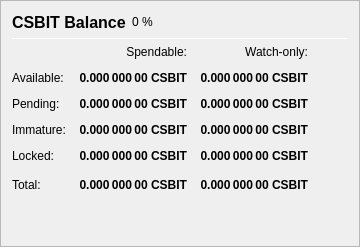
                   <widget class="QFrame" name="frame_Balances">
                    <property name="frameShape">
                     <enum>QFrame::StyledPanel</enum>
                    </property>
                    <property name="frameShadow">
                     <enum>QFrame::Raised</enum>
                    </property>
                    <layout class="QVBoxLayout" name="verticalLayout_4">
                     <item>
                      <layout class="QHBoxLayout" name="horizontalLayout_4">
                       <item>
                        <widget class="QLabel" name="label_5">
                         <property name="minimumSize">
                          <size>
                           <width>0</width>
                           <height>20</height>
                          </size>
                         </property>
                         <property name="font">
                          <font>
                           <pointsize>12</pointsize>
                           <weight>75</weight>
                           <bold>true</bold>
                          </font>
                         </property>
                         <property name="text">
                          <string>CSBIT Balance</string>
                         </property>
                        </widget>
                       </item>
                       <item>
                        <widget class="QLabel" name="labelCSBITPercent">
                         <property name="text">
                          <string notr="true">0 %</string>
                         </property>
                        </widget>
                       </item>
                       <item>
                        <spacer name="horizontalSpacer_3">
                         <property name="orientation">
                          <enum>Qt::Horizontal</enum>
                         </property>
                         <property name="sizeHint" stdset="0">
                          <size>
                           <width>40</width>
                           <height>20</height>
                          </size>
                         </property>
                        </spacer>
                       </item>
                      </layout>
                     </item>
                     <item>
                      <widget class="Line" name="line_Balance">
                       <property name="minimumSize">
                        <size>
                         <width>0</width>
                         <height>1</height>
                        </size>
                       </property>
                       <property name="maximumSize">
                        <size>
                         <width>16777215</width>
                         <height>1</height>
                        </size>
                       </property>
                       <property name="orientation">
                        <enum>Qt::Horizontal</enum>
                       </property>
                      </widget>
                     </item>
                     <item>
                      <layout class="QGridLayout" name="gridLayout">
                       <property name="spacing">
                        <number>12</number>
                       </property>
                       <item row="0" column="1">
                        <widget class="QLabel" name="labelSpendable">
                         <property name="text">
                          <string>Spendable:</string>
                         </property>
                         <property name="alignment">
                          <set>Qt::AlignRight|Qt::AlignTrailing|Qt::AlignVCenter</set>
                         </property>
                        </widget>
                       </item>
                       <item row="0" column="2">
                        <widget class="QLabel" name="labelWatchonly">
                         <property name="text">
                          <string>Watch-only:</string>
                         </property>
                         <property name="alignment">
                          <set>Qt::AlignRight|Qt::AlignTrailing|Qt::AlignVCenter</set>
                         </property>
                        </widget>
                       </item>
                       <item row="1" column="0">
                        <widget class="QLabel" name="labelBalanceText">
                         <property name="text">
                          <string>Available:</string>
                         </property>
                        </widget>
                       </item>
                       <item row="1" column="1">
                        <widget class="QLabel" name="labelBalance">
                         <property name="font">
                          <font>
                           <weight>75</weight>
                           <bold>true</bold>
                          </font>
                         </property>
                         <property name="cursor">
                          <cursorShape>IBeamCursor</cursorShape>
                         </property>
                         <property name="toolTip">
                          <string>Your current spendable balance</string>
                         </property>
                         <property name="text">
                          <string notr="true">0.000 000 00 CSBIT</string>
                         </property>
                         <property name="alignment">
                          <set>Qt::AlignRight|Qt::AlignTrailing|Qt::AlignVCenter</set>
                         </property>
                         <property name="textInteractionFlags">
                          <set>Qt::LinksAccessibleByMouse|Qt::TextSelectableByKeyboard|Qt::TextSelectableByMouse</set>
                         </property>
                        </widget>
                       </item>
                       <item row="1" column="2">
                        <widget class="QLabel" name="labelWatchAvailable">
                         <property name="font">
                          <font>
                           <weight>75</weight>
                           <bold>true</bold>
                          </font>
                         </property>
                         <property name="cursor">
                          <cursorShape>IBeamCursor</cursorShape>
                         </property>
                         <property name="toolTip">
                          <string>Your current balance in watch-only addresses</string>
                         </property>
                         <property name="text">
                          <string notr="true">0.000 000 00 CSBIT</string>
                         </property>
                         <property name="alignment">
                          <set>Qt::AlignRight|Qt::AlignTrailing|Qt::AlignVCenter</set>
                         </property>
                         <property name="textInteractionFlags">
                          <set>Qt::LinksAccessibleByMouse|Qt::TextSelectableByKeyboard|Qt::TextSelectableByMouse</set>
                         </property>
                        </widget>
                       </item>
                       <item row="2" column="0">
                        <widget class="QLabel" name="labelPendingText">
                         <property name="text">
                          <string>Pending:</string>
                         </property>
                        </widget>
                       </item>
                       <item row="2" column="1">
                        <widget class="QLabel" name="labelUnconfirmed">
                         <property name="font">
                          <font>
                           <weight>75</weight>
                           <bold>true</bold>
                          </font>
                         </property>
                         <property name="cursor">
                          <cursorShape>IBeamCursor</cursorShape>
                         </property>
                         <property name="toolTip">
                          <string>Total of transactions that have yet to be confirmed, and do not yet count toward the spendable balance</string>
                         </property>
                         <property name="text">
                          <string notr="true">0.000 000 00 CSBIT</string>
                         </property>
                         <property name="alignment">
                          <set>Qt::AlignRight|Qt::AlignTrailing|Qt::AlignVCenter</set>
                         </property>
                         <property name="textInteractionFlags">
                          <set>Qt::LinksAccessibleByMouse|Qt::TextSelectableByKeyboard|Qt::TextSelectableByMouse</set>
                         </property>
                        </widget>
                       </item>
                       <item row="2" column="2">
                        <widget class="QLabel" name="labelWatchPending">
                         <property name="font">
                          <font>
                           <weight>75</weight>
                           <bold>true</bold>
                          </font>
                         </property>
                         <property name="cursor">
                          <cursorShape>IBeamCursor</cursorShape>
                         </property>
                         <property name="toolTip">
                          <string>Unconfirmed transactions to watch-only addresses</string>
                         </property>
                         <property name="text">
                          <string notr="true">0.000 000 00 CSBIT</string>
                         </property>
                         <property name="alignment">
                          <set>Qt::AlignRight|Qt::AlignTrailing|Qt::AlignVCenter</set>
                         </property>
                         <property name="textInteractionFlags">
                          <set>Qt::LinksAccessibleByMouse|Qt::TextSelectableByKeyboard|Qt::TextSelectableByMouse</set>
                         </property>
                        </widget>
                       </item>
                       <item row="3" column="0">
                        <widget class="QLabel" name="labelImmatureText">
                         <property name="text">
                          <string>Immature:</string>
                         </property>
                        </widget>
                       </item>
                       <item row="3" column="1">
                        <widget class="QLabel" name="labelImmature">
                         <property name="font">
                          <font>
                           <weight>75</weight>
                           <bold>true</bold>
                          </font>
                         </property>
                         <property name="cursor">
                          <cursorShape>IBeamCursor</cursorShape>
                         </property>
                         <property name="toolTip">
                          <string>Staked or masternode rewards that has not yet matured</string>
                         </property>
                         <property name="text">
                          <string notr="true">0.000 000 00 CSBIT</string>
                         </property>
                         <property name="alignment">
                          <set>Qt::AlignRight|Qt::AlignTrailing|Qt::AlignVCenter</set>
                         </property>
                         <property name="textInteractionFlags">
                          <set>Qt::LinksAccessibleByMouse|Qt::TextSelectableByKeyboard|Qt::TextSelectableByMouse</set>
                         </property>
                        </widget>
                       </item>
                       <item row="3" column="2">
                        <widget class="QLabel" name="labelWatchImmature">
                         <property name="font">
                          <font>
                           <weight>75</weight>
                           <bold>true</bold>
                          </font>
                         </property>
                         <property name="cursor">
                          <cursorShape>IBeamCursor</cursorShape>
                         </property>
                         <property name="toolTip">
                          <string>Staked or masternode rewards in watch-only addresses that has not yet matured</string>
                         </property>
                         <property name="text">
                          <string notr="true">0.000 000 00 CSBIT</string>
                         </property>
                         <property name="alignment">
                          <set>Qt::AlignRight|Qt::AlignTrailing|Qt::AlignVCenter</set>
                         </property>
                         <property name="textInteractionFlags">
                          <set>Qt::LinksAccessibleByMouse|Qt::TextSelectableByKeyboard|Qt::TextSelectableByMouse</set>
                         </property>
                        </widget>
                       </item>
                       <item row="4" column="0">
                        <widget class="QLabel" name="labelLockedBalanceText">
                         <property name="toolTip">
                          <string>Locked CSBIT or Masternode collaterals. These are excluded from zCSBIT minting.</string>
                         </property>
                         <property name="text">
                          <string>Locked:</string>
                         </property>
                        </widget>
                       </item>
                       <item row="4" column="1">
                        <widget class="QLabel" name="labelLockedBalance">
                         <property name="font">
                          <font>
                           <weight>75</weight>
                           <bold>true</bold>
                          </font>
                         </property>
                         <property name="cursor">
                          <cursorShape>IBeamCursor</cursorShape>
                         </property>
                         <property name="toolTip">
                          <string>Locked CSBIT or Masternode collaterals. These are excluded from zCSBIT minting.</string>
                         </property>
                         <property name="text">
                          <string notr="true">0.000 000 00 CSBIT</string>
                         </property>
                         <property name="alignment">
                          <set>Qt::AlignRight|Qt::AlignTrailing|Qt::AlignVCenter</set>
                         </property>
                         <property name="textInteractionFlags">
                          <set>Qt::LinksAccessibleByMouse|Qt::TextSelectableByKeyboard|Qt::TextSelectableByMouse</set>
                         </property>
                        </widget>
                       </item>
                       <item row="4" column="2">
                        <widget class="QLabel" name="labelWatchLocked">
                         <property name="font">
                          <font>
                           <weight>75</weight>
                           <bold>true</bold>
                          </font>
                         </property>
                         <property name="cursor">
                          <cursorShape>IBeamCursor</cursorShape>
                         </property>
                         <property name="toolTip">
                          <string>Current locked balance in watch-only addresses</string>
                         </property>
                         <property name="text">
                          <string notr="true">0.000 000 00 CSBIT</string>
                         </property>
                         <property name="alignment">
                          <set>Qt::AlignRight|Qt::AlignTrailing|Qt::AlignVCenter</set>
                         </property>
                         <property name="textInteractionFlags">
                          <set>Qt::LinksAccessibleByMouse|Qt::TextSelectableByKeyboard|Qt::TextSelectableByMouse</set>
                         </property>
                        </widget>
                       </item>
                       <item row="5" column="0">
                        <widget class="QLabel" name="labelTotalText">
                         <property name="toolTip">
                          <string>Your current CashCash balance, unconfirmed and immature transactions included</string>
                         </property>
                         <property name="text">
                          <string>Total:</string>
                         </property>
                        </widget>
                       </item>
                       <item row="5" column="1">
                        <widget class="QLabel" name="labelTotal">
                         <property name="font">
                          <font>
                           <weight>75</weight>
                           <bold>true</bold>
                          </font>
                         </property>
                         <property name="cursor">
                          <cursorShape>IBeamCursor</cursorShape>
                         </property>
                         <property name="toolTip">
                          <string>Your current CashCash balance, unconfirmed and immature transactions included</string>
                         </property>
                         <property name="text">
                          <string notr="true">0.000 000 00 CSBIT</string>
                         </property>
                         <property name="alignment">
                          <set>Qt::AlignRight|Qt::AlignTrailing|Qt::AlignVCenter</set>
                         </property>
                         <property name="textInteractionFlags">
                          <set>Qt::LinksAccessibleByMouse|Qt::TextSelectableByKeyboard|Qt::TextSelectableByMouse</set>
                         </property>
                        </widget>
                       </item>
                       <item row="5" column="2">
                        <widget class="QLabel" name="labelWatchTotal">
                         <property name="font">
                          <font>
                           <weight>75</weight>
                           <bold>true</bold>
                          </font>
                         </property>
                         <property name="cursor">
                          <cursorShape>IBeamCursor</cursorShape>
                         </property>
                         <property name="toolTip">
                          <string>Current total balance in watch-only addresses</string>
                         </property>
                         <property name="text">
                          <string notr="true">0.000 000 00 CSBIT</string>
                         </property>
                         <property name="alignment">
                          <set>Qt::AlignRight|Qt::AlignTrailing|Qt::AlignVCenter</set>
                         </property>
                         <property name="textInteractionFlags">
                          <set>Qt::LinksAccessibleByMouse|Qt::TextSelectableByKeyboard|Qt::TextSelectableByMouse</set>
                         </property>
                        </widget>
                       </item>
                       <item row="5" column="3">
                        <spacer name="horizontalSpacer_9">
                         <property name="orientation">
                          <enum>Qt::Horizontal</enum>
                         </property>
                         <property name="sizeHint" stdset="0">
                          <size>
                           <width>40</width>
                           <height>20</height>
                          </size>
                         </property>
                        </spacer>
                       </item>
                      </layout>
                     </item>
                     <item>
                      <spacer name="verticalSpacer_3">
                       <property name="orientation">
                        <enum>Qt::Vertical</enum>
                       </property>
                       <property name="sizeHint" stdset="0">
                        <size>
                         <width>20</width>
                         <height>40</height>
                        </size>
                       </property>
                      </spacer>
                     </item>
                    </layout>
                   </widget>
